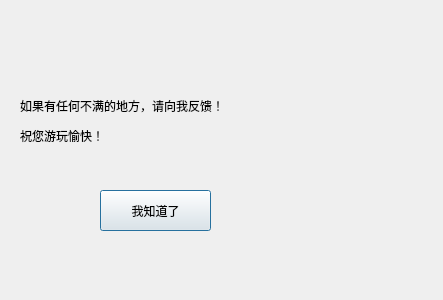
<?xml version="1.0" encoding="UTF-8"?>
<ui version="4.0">
 <class>FeedBackDialog</class>
 <widget class="QDialog" name="FeedBackDialog">
  <property name="geometry">
   <rect>
    <x>0</x>
    <y>0</y>
    <width>443</width>
    <height>300</height>
   </rect>
  </property>
  <property name="windowTitle">
   <string>反馈</string>
  </property>
  <widget class="QPushButton" name="pushButton">
   <property name="geometry">
    <rect>
     <x>100</x>
     <y>190</y>
     <width>111</width>
     <height>41</height>
    </rect>
   </property>
   <property name="text">
    <string>我知道了</string>
   </property>
  </widget>
  <widget class="QLabel" name="label">
   <property name="geometry">
    <rect>
     <x>20</x>
     <y>50</y>
     <width>301</width>
     <height>111</height>
    </rect>
   </property>
   <property name="text">
    <string>如果有任何不满的地方，请向我反馈！</string>
   </property>
  </widget>
  <widget class="QLabel" name="label_2">
   <property name="geometry">
    <rect>
     <x>20</x>
     <y>110</y>
     <width>251</width>
     <height>51</height>
    </rect>
   </property>
   <property name="text">
    <string>祝您游玩愉快！</string>
   </property>
  </widget>
 </widget>
 <resources/>
 <connections>
  <connection>
   <sender>pushButton</sender>
   <signal>clicked()</signal>
   <receiver>FeedBackDialog</receiver>
   <slot>close()</slot>
   <hints>
    <hint type="sourcelabel">
     <x>219</x>
     <y>259</y>
    </hint>
    <hint type="destinationlabel">
     <x>199</x>
     <y>149</y>
    </hint>
   </hints>
  </connection>
 </connections>
</ui>
